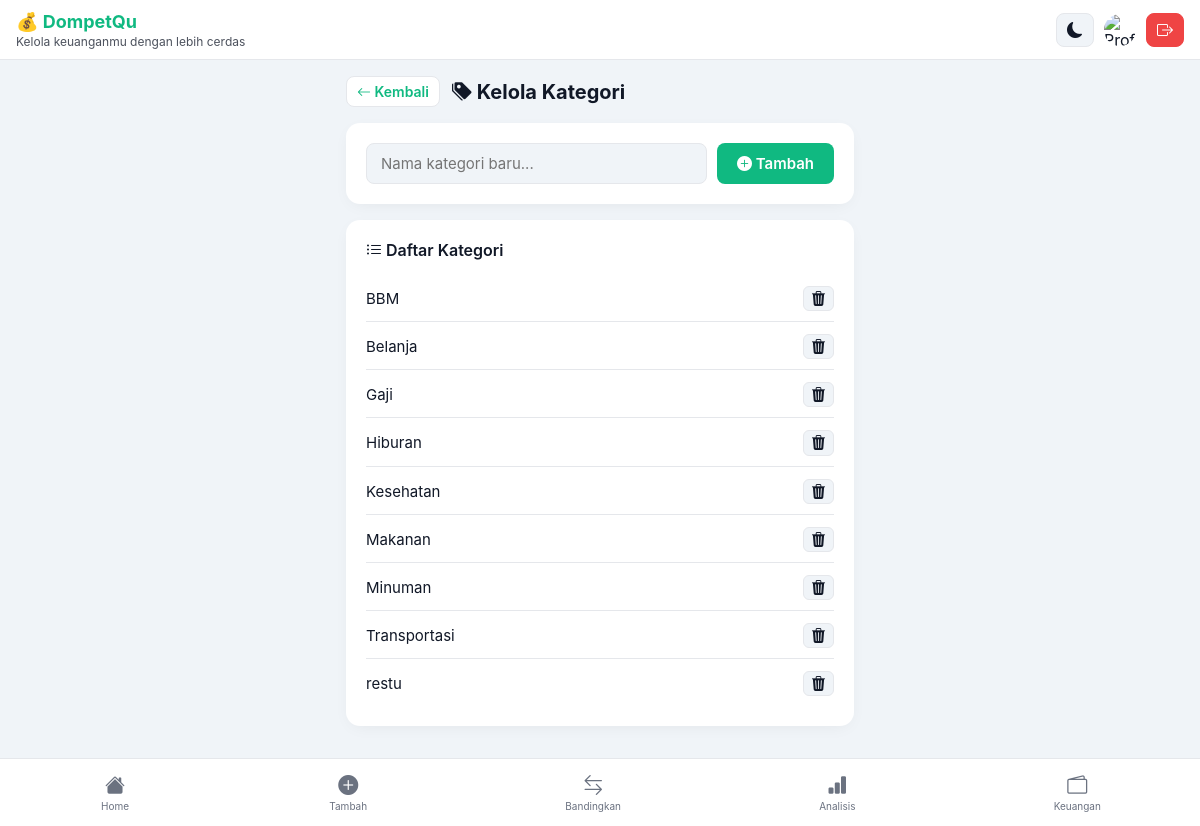
The app's page /kategori (signed in) with its own data.
### tables this page shows
CREATE TABLE kategori (
            id INTEGER PRIMARY KEY AUTOINCREMENT,
            nama TEXT NOT NULL,
            user_id INTEGER
        );

### routes/kategori.py (the view, shortened to what this page needs)
@kategori.route("/kategori", methods=["GET", "POST"])
def kelola_kategori():
    print("USER LOGIN:", session.get("user_id"))
    if "login" not in session:
        return redirect("/login")
    data = ambil_kategori(
        session["user_id"]
    )
    return render_template(
        "kategori.html",
        kategori=data
    )

### app.py (called while the page is built)
@app.context_processor
def inject_user():
    return {
        "current_user": session.get("username")
    }

### database/db.py (called while the page is built)
def ambil_kategori(user_id):
    conn = sqlite3.connect(DB_PATH)
    cursor = conn.cursor()
    cursor.execute("""
    SELECT *
    FROM kategori
    WHERE user_id = ?
    ORDER BY nama
    """, (user_id,))
    data = cursor.fetchall()
    conn.close()
    return data

### templates/kategori.html (shortened to what this page needs)
{% extends "base.html" %}
{% block content %}
<div class="page-header">
  <a href="/" class="back-btn">
  <i class="bi bi-arrow-left"></i>
  Kembali
</a>
<h1>
  <i class="bi bi-tags-fill"></i>
  Kelola Kategori
</h1>
</div>
<div class="card">
  <form method="POST" class="inline-form">
    <input type="text" name="nama" placeholder="Nama kategori baru..." required>
    <button class="btn"> <i class="bi bi-plus-circle-fill"></i>
  Tambah</button>
  </form>
</div>
<div class="card">
  <h2 class="card-title"><i class="bi bi-list-ul"></i> Daftar Kategori</h2>
  {% if kategori %}
    <div class="kat-list">
      {% for k in kategori %}
      <div class="kat-item">
        <span class="kat-name">{{ k[1] }}</span>
       <a href="#"
   class="tx-btn tx-btn--del"
   onclick="showDeleteKategoriModal(
      '{{ k[0] }}',
      '{{ k[1] }}'
   )">
   <i class="bi bi-trash3-fill"></i>
</a>
      </div>
      {% endfor %}
    </div>
  {% else %}
    <div class="empty-state">
      <div class="empty-icon">  <i class="bi bi-tags-fill"></i></div>
      <p>Belum ada kategori.</p>
    </div>
  {% endif %}
</div>
{% endblock %}

### static/css/style.css (style rules this page uses)
:root { --primary: #10b981; --primary-dark: #059669; --danger: #ef4444; --warning: #f59e0b; --info: #3b82f6; --success: #10b981; --bg: #f0f4f8; --card-bg: #ffffff; --text: #111827; --muted: #6b7280; --border: #e5e7eb; --radius: 14px; --radius-sm: 8px; --nav-h: 60px; --bottom-nav-h: 68px; }
*, *::before, *::after { box-sizing: border-box; }
body { font-family: -apple-system, BlinkMacSystemFont, "Segoe UI", Roboto, sans-serif; background: var(--bg); color: var(--text); margin: 0; padding: 0; min-height: 100vh; transition: background .3s, color .3s; }
a { color: inherit; text-decoration: none; }
input, select, textarea, button { font-family: inherit; }
h1, h2, h3 { margin: 0 0 8px; }
.card { background: var(--card-bg); border-radius: var(--radius); padding: 20px; margin-bottom: 16px; box-shadow: 0 1px 4px rgba(0,0,0,.07); transition: background .3s; }
.card-title { font-size: 16px; font-weight: 600; margin-bottom: 16px; }
.tx-btn { font-size: 15px; padding: 4px 7px; border-radius: 6px; cursor: pointer; text-decoration: none; background: var(--bg); border: 1px solid var(--border); transition: background .15s; line-height: 1; }
.inline-form { display: flex; gap: 10px; }
.inline-form input { flex: 1; padding: 10px 14px; border: 1.5px solid var(--border); border-radius: var(--radius-sm); font-size: 15px; background: var(--bg); color: var(--text); }
.btn { display: inline-block; background: var(--primary); color: white; padding: 11px 20px; border-radius: var(--radius-sm); border: none; cursor: pointer; font-size: 15px; font-weight: 600; text-align: center; transition: background .2s, transform .1s; text-decoration: none; }
.page-header { display: flex; align-items: center; gap: 12px; margin-bottom: 16px; }
.page-header h1 { font-size: 20px; margin: 0; }
.back-btn { color: var(--primary); font-size: 14px; font-weight: 600; padding: 6px 10px; border-radius: var(--radius-sm); background: var(--card-bg); border: 1px solid var(--border); white-space: nowrap; }
.kat-list { display: flex; flex-direction: column; gap: 2px; }
.kat-item { display: flex; align-items: center; justify-content: space-between; padding: 10px 0; border-bottom: 1px solid var(--border); }
.kat-item:last-child { border-bottom: none; }
.kat-name { font-size: 15px; }
.card { box-shadow: 0 4px 18px -6px rgba(0, 0, 0, 0.08); }

### records on screen
kategori: nama "BBM"
kategori: nama "Belanja"
kategori: nama "Gaji"
kategori: nama "Hiburan"
kategori: nama "Kesehatan"
kategori: nama "Makanan"
kategori: nama "Minuman"
kategori: nama "Transportasi"
kategori: nama "restu"
